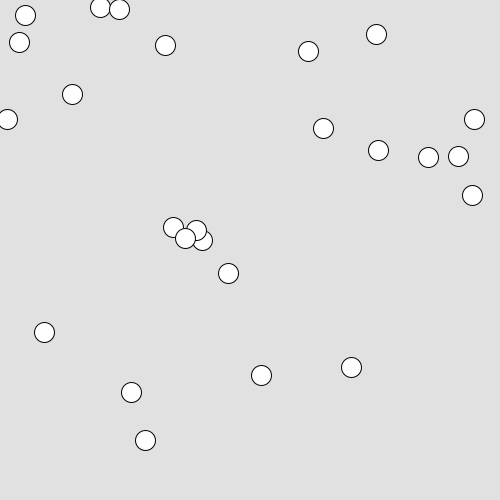
Frame 1 (no input)
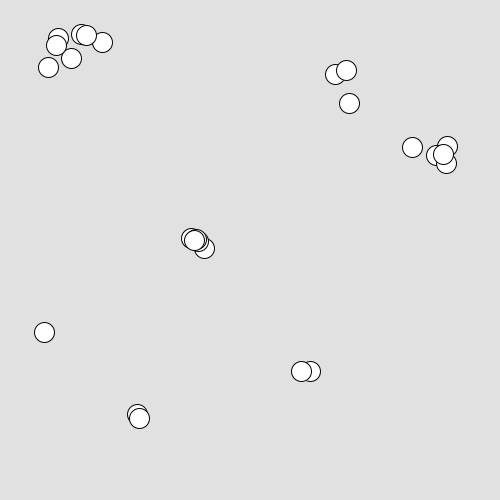
Frame 60 (the mouse pressed at the canvas centre just before this capture)
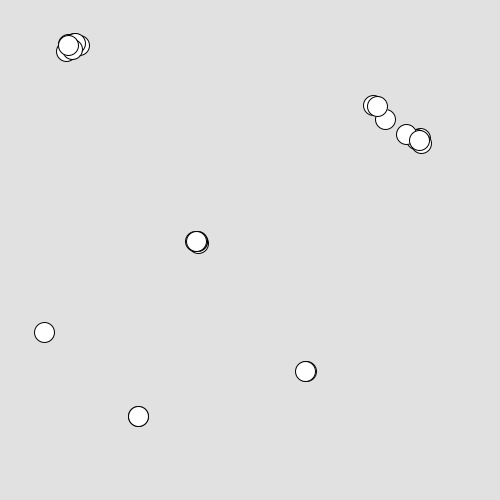
Frame 120 (the mouse held since frame 60 and released just before this capture)

The Processing sketch that drew these frames (run headless with seeded random() and noise(); from frame 60 on, the mouse is pressed at the canvas centre):

// Processing sketch: processing_127436
// ── processing_127436.pde

int count = 0;
int no = 25;
float[][] en = new float[no][2];          //円の位置を保持する配列
float[][] enp = new float[no][2];       //円の１回前の位置を保持する配列
float[][] env = new float[no][2];        //円の速度を保持する配列   
float r, th;                            //周辺の計算範囲距離，計算範囲角度
int nRate;                  //現在のframeRateで何カウントで接近するか？

void setup() {
    size(500, 500);                 //Canvasサイズの設定
    background(225);                //背景色の設定
    int fr = 10;                    //frameRateの設定
    frameRate(fr);                  //frameRateの設定
    for(int i=0; i<no; i++){
        en[i][0] = int(random(0,500));
        en[i][1] = int(random(0,500));      //円の初期位置
        enp[i][0] = en[i][0]-10;                          //円の１回前の初期位置
        env[i][0] = 10;               //円の速度の初期値
        env[i][1] = 0;                              //円の速度の初期値
        ellipse(en[i][0], en[i][1], 20, 20);         //円の描画
    }
   r = 100;                    //周辺の計算範囲距離
   th = 90;                 //周辺の計算範囲角度
   int sec = 5;             //何秒で計算位置へ移動するか？
   nRate = sec * fr;        //現在のframeRateで何カウントで接近するか？
}

void draw() {
    float[] sum = new float[2];
    float[] ave = new float[2];
    background(225);
    for(int i=0; i<no; i++){
        env[i][0] = en[i][0] - enp[i][0]; 
        env[i][1] = en[i][1] - enp[i][1]; 
        enp[i] = en[i];
    }
    for(int i=0; i<no; i++){
        sum[0] = 0;
        sum[1] = 0;
        ave[0] = 0;
        ave[1] = 0;
        count = 0;
        for(int j=0; j<no; j++){
            if(j!=i){
                float d = sqrt(pow(en[i][0] - en[j][0], 2)+pow(en[i][1] - en[j][1], 2));
                if(d < r){
                    count++;
                    sum[0] = sum[0] + en[j][0];
                    sum[1] = sum[1] + en[j][1];
                }
            };
        };
      if(count != 0){
          ave[0] = sum[0]/count;
          ave[1] = sum[1]/count;
          en[i][0] += (ave[0]-en[i][0])/(float(nRate));
          en[i][1] += (ave[1]-en[i][1])/(float(nRate));
      }else{
          en[i][0] += env[i][0];
          en[i][1] += env[i][1];
      }; 
      if(en[i][0] > width){
        en[i][0] -= width;
      }else{
        if(en[i][0] < 0){
          en[i][0] += width;
        }
      }
      if(en[i][1] > height){
        en[i][1] -= height;
      }else{
        if(en[i][1] < 0){
          en[i][1] += height;
        }
      }
      ellipse(en[i][0], en[i][1], 20, 20);
    }
}
